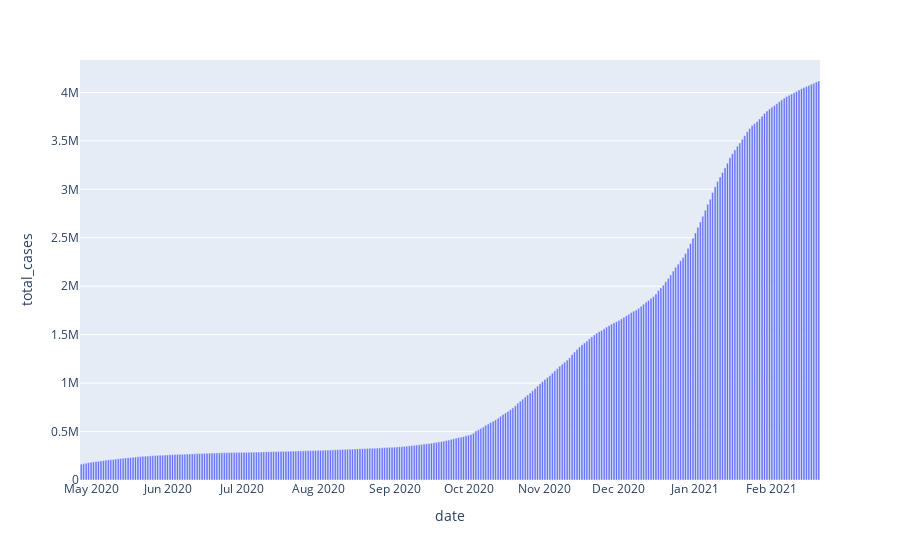
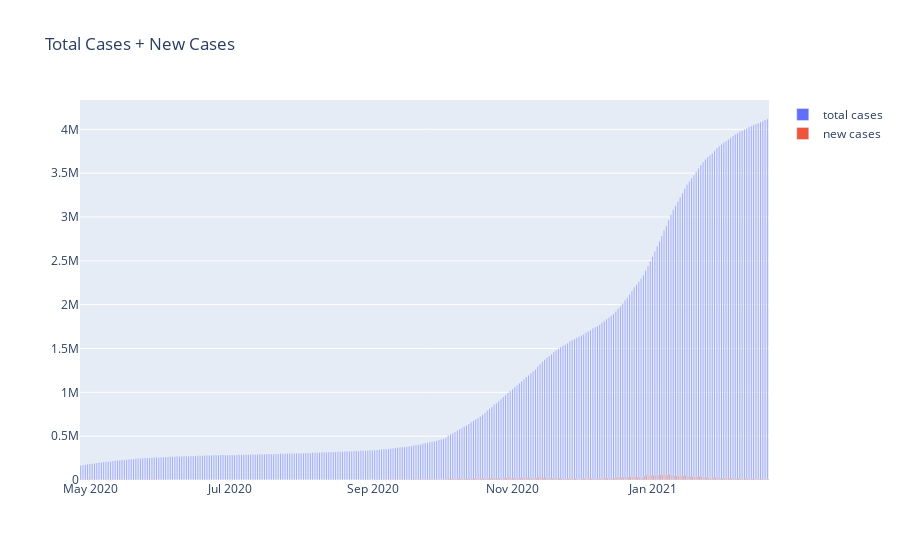
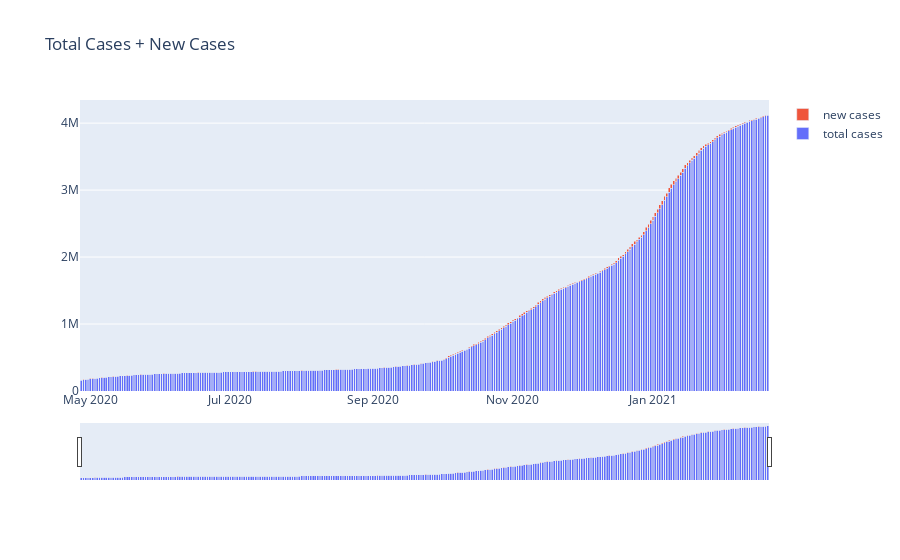

The cell these charts' notebook holds for them, in order:
### Code cell
import plotly.express as px
data = df.query('location == "United Kingdom"')[-300:]

fig = px.bar(data, x='date', y='total_cases')
fig.show()

fig = go.Figure([
    go.Bar(x=data['date'], y=data['total_cases'], name='total cases'),
    go.Bar(x=data['date'], y=data['new_cases'], name='new cases')
])
# Change the bar mode
fig.update_layout(barmode='group', title='Total Cases + New Cases')
fig.show()

# Change the bar mode
fig.update_layout(barmode='stack')
fig.update_layout(
    xaxis=dict(rangeslider=dict(visible=True))
)
fig.show()

### Figure 1 — Plotly figure (JSON) as saved in the notebook; plotly's stock layout.template omitted (floating-point values rounded to 4 significant figures; data arrays with more than 128 entries replaced by an {"elided": "..."} marker saying what was removed)
{"data": [{"alignmentgroup": "True", "hovertemplate": "date=%{x}<br>total_cases=%{y}<extra></extra>", "legendgroup": "", "marker": {"color": "#636efa"}, "name": "", "offsetgroup": "", "orientation": "v", "showlegend": false, "textposition": "auto", "type": "bar", "x": {"elided": "300 str values"}, "xaxis": "x", "y": {"elided": "300 int values"}, "yaxis": "y"}], "layout": {"barmode": "relative", "legend": {"tracegroupgap": 0}, "margin": {"t": 60}, "xaxis": {"anchor": "y", "domain": [0, 1], "title": {"text": "date"}}, "yaxis": {"anchor": "x", "domain": [0, 1], "title": {"text": "total_cases"}}}}

### Figure 2 — Plotly figure (JSON) as saved in the notebook; plotly's stock layout.template omitted (floating-point values rounded to 4 significant figures; data arrays with more than 128 entries replaced by an {"elided": "..."} marker saying what was removed)
{"data": [{"name": "total cases", "type": "bar", "x": {"elided": "300 str values"}, "y": {"elided": "300 int values"}}, {"name": "new cases", "type": "bar", "x": {"elided": "300 str values"}, "y": {"elided": "300 int values"}}], "layout": {"barmode": "group", "title": {"text": "Total Cases + New Cases"}}}

### Figure 3 — Plotly figure (JSON) as saved in the notebook; plotly's stock layout.template omitted (floating-point values rounded to 4 significant figures; data arrays with more than 128 entries replaced by an {"elided": "..."} marker saying what was removed)
{"data": [{"name": "total cases", "type": "bar", "x": {"elided": "300 str values"}, "y": {"elided": "300 int values"}}, {"name": "new cases", "type": "bar", "x": {"elided": "300 str values"}, "y": {"elided": "300 int values"}}], "layout": {"barmode": "stack", "title": {"text": "Total Cases + New Cases"}, "xaxis": {"rangeslider": {"visible": true}}}}
